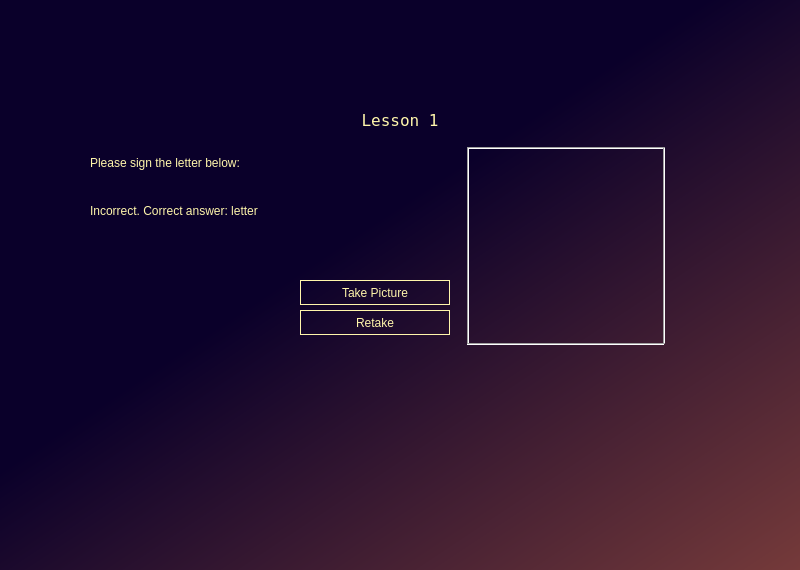
<?xml version="1.0" encoding="UTF-8"?>
<ui version="4.0">
 <class>Form</class>
 <widget class="QWidget" name="Form">
  <property name="geometry">
   <rect>
    <x>0</x>
    <y>0</y>
    <width>800</width>
    <height>570</height>
   </rect>
  </property>
  <property name="windowTitle">
   <string>Sign Language Learner</string>
  </property>
  <property name="styleSheet">
   <string notr="true">QWidget#widget{
background-color:qlineargradient(spread:pad, x1:0.426, y1:0.386364, x2:1, y2:1, stop:0.0371429 rgba(10, 0, 42, 255), stop:1 rgba(117, 58, 58, 255));}

/* Buttons - nearly completely see-through with light yellow border and text */
QPushButton {
    background-color: transparent;
    border: 1px solid #fff6ab;
    color: #fff6ab;
    font-family: &quot;Terminal&quot;;
    padding: 5px;
}

QPushButton:hover {
    background-color: rgba(255, 246, 171, 0.05);
}

QPushButton:pressed {
    background-color: rgba(255, 246, 171, 0.1);
}

/* Labels - terminal font and light yellow text */
QLabel {
    font-family: &quot;Terminal&quot;;
    color: #fff6ab;
}

/* Combo boxes - very transparent dark grey with light yellow text */
QComboBox {
    background-color: rgba(50, 50, 50, 0.2);
    border: 1px solid #555555;
    border-radius: 3px;
    padding: 1px 18px 1px 3px;
    color: #fff6ab;
    font-family: &quot;Terminal&quot;;
}

QComboBox:hover {
    border: 1px solid #fff6ab;
}

QComboBox::drop-down {
    subcontrol-origin: padding;
    subcontrol-position: top right;
    width: 15px;
    border-left: 1px solid #555555;
}

QComboBox QAbstractItemView {
    background-color: rgba(50, 50, 50, 0.3);
    border: 1px solid #555555;
    color: #fff6ab;
    selection-background-color: rgba(255, 246, 171, 0.15);
}

/* Line edit/text boxes - very transparent dark grey with light yellow text */
QLineEdit, QTextEdit, QPlainTextEdit {
    background-color: rgba(50, 50, 50, 0.2);
    border: 1px solid #555555;
    border-radius: 3px;
    padding: 2px;
    color: #fff6ab;
    font-family: &quot;Terminal&quot;;
}

QLineEdit:focus, QTextEdit:focus, QPlainTextEdit:focus {
    border: 1px solid #fff6ab;
}</string>
  </property>
  <widget class="QWidget" name="widget" native="true">
   <property name="geometry">
    <rect>
     <x>0</x>
     <y>0</y>
     <width>800</width>
     <height>570</height>
    </rect>
   </property>
   <property name="styleSheet">
    <string notr="true"/>
   </property>
   <widget class="QLabel" name="label_8">
    <property name="geometry">
     <rect>
      <x>200</x>
      <y>100</y>
      <width>400</width>
      <height>40</height>
     </rect>
    </property>
    <property name="font">
     <font>
      <family>Terminal</family>
      <pointsize>12</pointsize>
     </font>
    </property>
    <property name="styleSheet">
     <string notr="true"/>
    </property>
    <property name="text">
     <string>Lesson 1</string>
    </property>
    <property name="alignment">
     <set>Qt::AlignCenter</set>
    </property>
   </widget>
   <widget class="QLabel" name="questionBox">
    <property name="geometry">
     <rect>
      <x>90</x>
      <y>150</y>
      <width>300</width>
      <height>25</height>
     </rect>
    </property>
    <property name="styleSheet">
     <string notr="true"/>
    </property>
    <property name="text">
     <string>Please sign the letter below:</string>
    </property>
   </widget>
   <widget class="QLabel" name="promptBox">
    <property name="geometry">
     <rect>
      <x>90</x>
      <y>200</y>
      <width>291</width>
      <height>21</height>
     </rect>
    </property>
    <property name="minimumSize">
     <size>
      <width>0</width>
      <height>0</height>
     </size>
    </property>
    <property name="styleSheet">
     <string notr="true"/>
    </property>
    <property name="text">
     <string>Incorrect. Correct answer: letter</string>
    </property>
   </widget>
   <widget class="QPushButton" name="button">
    <property name="geometry">
     <rect>
      <x>300</x>
      <y>280</y>
      <width>150</width>
      <height>25</height>
     </rect>
    </property>
    <property name="minimumSize">
     <size>
      <width>150</width>
      <height>25</height>
     </size>
    </property>
    <property name="styleSheet">
     <string notr="true"/>
    </property>
    <property name="text">
     <string>Take Picture</string>
    </property>
   </widget>
   <widget class="QPushButton" name="retakeButton">
    <property name="geometry">
     <rect>
      <x>300</x>
      <y>310</y>
      <width>150</width>
      <height>25</height>
     </rect>
    </property>
    <property name="minimumSize">
     <size>
      <width>150</width>
      <height>25</height>
     </size>
    </property>
    <property name="styleSheet">
     <string notr="true"/>
    </property>
    <property name="text">
     <string>Retake</string>
    </property>
   </widget>
   <widget class="QLabel" name="image">
    <property name="enabled">
     <bool>true</bool>
    </property>
    <property name="geometry">
     <rect>
      <x>470</x>
      <y>150</y>
      <width>192</width>
      <height>192</height>
     </rect>
    </property>
    <property name="sizePolicy">
     <sizepolicy hsizetype="Fixed" vsizetype="Fixed">
      <horstretch>0</horstretch>
      <verstretch>0</verstretch>
     </sizepolicy>
    </property>
    <property name="minimumSize">
     <size>
      <width>192</width>
      <height>192</height>
     </size>
    </property>
    <property name="maximumSize">
     <size>
      <width>192</width>
      <height>192</height>
     </size>
    </property>
    <property name="styleSheet">
     <string notr="true"/>
    </property>
    <property name="text">
     <string/>
    </property>
    <property name="pixmap">
     <pixmap>new_image.png</pixmap>
    </property>
    <property name="scaledContents">
     <bool>true</bool>
    </property>
   </widget>
   <widget class="Line" name="line_2">
    <property name="geometry">
     <rect>
      <x>467</x>
      <y>147</y>
      <width>198</width>
      <height>2</height>
     </rect>
    </property>
    <property name="orientation">
     <enum>Qt::Horizontal</enum>
    </property>
   </widget>
   <widget class="Line" name="line_3">
    <property name="geometry">
     <rect>
      <x>467</x>
      <y>343</y>
      <width>198</width>
      <height>2</height>
     </rect>
    </property>
    <property name="orientation">
     <enum>Qt::Horizontal</enum>
    </property>
   </widget>
   <widget class="Line" name="line">
    <property name="geometry">
     <rect>
      <x>467</x>
      <y>147</y>
      <width>2</width>
      <height>197</height>
     </rect>
    </property>
    <property name="orientation">
     <enum>Qt::Vertical</enum>
    </property>
   </widget>
   <widget class="Line" name="line_4">
    <property name="geometry">
     <rect>
      <x>663</x>
      <y>147</y>
      <width>2</width>
      <height>197</height>
     </rect>
    </property>
    <property name="orientation">
     <enum>Qt::Vertical</enum>
    </property>
   </widget>
  </widget>
 </widget>
 <resources/>
 <connections/>
</ui>
